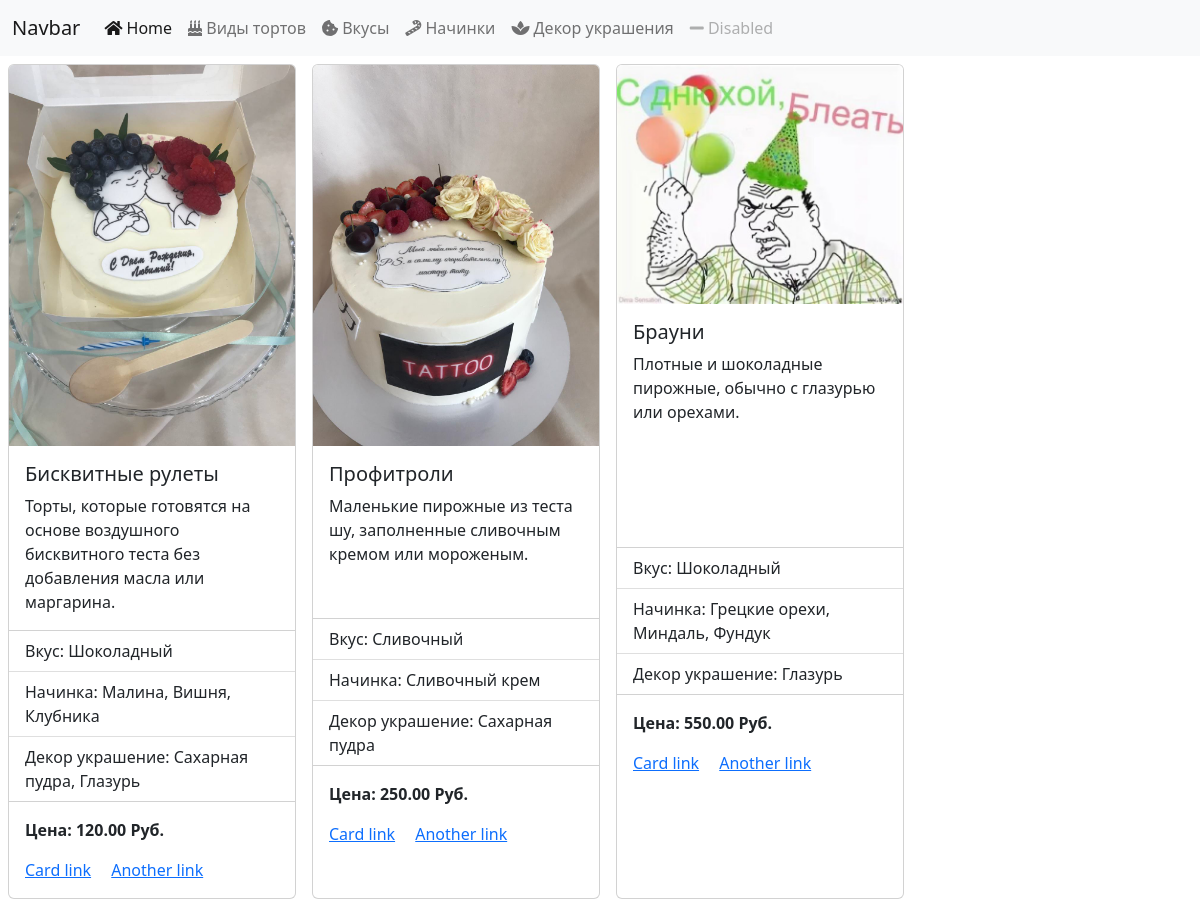
Screenshot of /pastries/ with the database file from the repository.
### pastries/models.py (models this page shows, shortened)
class Cake(models.Model):
    image = models.ImageField(upload_to='cakes/', blank=True, null=True)
    name = models.CharField(max_length=200)
    description = models.TextField(blank=True, null=True)
    taste = models.ForeignKey(Taste, on_delete=models.SET_NULL, null=True, blank=True)
    fillings = models.ManyToManyField(Filling, blank=True)
    toppings = models.ManyToManyField(Topping, blank=True)
    price = models.DecimalField(max_digits=5, decimal_places=2)
    available = models.BooleanField(default=True)

class Taste(models.Model):
    name = models.CharField(max_length=200)
    description = models.TextField(blank=True, null=True)

class Filling(models.Model):
    name = models.CharField(max_length=200)
    description = models.TextField(blank=True, null=True)

class Topping(models.Model):
    name = models.CharField(max_length=200)
    description = models.TextField(blank=True, null=True)

### pastries/views.py (the view)
# urls.py: path('pastries/', views.pastries_view),
def pastries_view(request):
    if request.method == "GET":
        cakes = Cake.objects.all()
        cakes_data = []
        for cake in cakes:
            fillings = ", ".join([filling.name for filling in cake.fillings.all()])
            toppings = ", ".join([topping.name for topping in cake.toppings.all()])
            cakes_data.append({
                'cake': cake,
                'fillings': fillings,
                'toppings': toppings,
            })
        return render(request, "pastries/pastries.html", {'cakes_data': cakes_data})

### pastries/templates/pastries/pastries.html
{% extends 'layouts/index.html' %}
{% block content %}
    <div class="cakes d-flex flex-wrap">
        {% for data in cakes_data %}
            <div class="card m-2" style="width: 18rem;">
              <img src="{{ data.cake.image.url }}" class="card-img-top" alt="{{ data.cake.name }}">
              <div class="card-body">
                <h5 class="card-title">{{ data.cake.name }}</h5>
                <p class="card-text">{{ data.cake.description }}</p>
              </div>
              <ul class="list-group list-group-flush">
                <li class="list-group-item">Вкус: {{ data.cake.taste.name }}</li>
                <li class="list-group-item">Начинка: {{ data.fillings }}</li>
                <li class="list-group-item">Декор украшение: {{ data.toppings }}</li>
              </ul>
              <div class="card-body">
                <p class="card-text"><strong>Цена: {{ data.cake.price }} Руб.</strong></p>
                  <a href="#" class="card-link">Card link</a>
                  <a href="#" class="card-link">Another link</a>
              </div>
            </div>
        {% endfor %}
    </div>
{% endblock %}

### rows the page displays
Cake: cake.image (picture), cake.name "Бисквитные рулеты", cake.description "Торты, которые готовятся на основе воздушного бисквитного теста без добавления масла или маргарина.", cake.taste.name "Шоколадный", fillings "Малина, Вишня, Клубника", toppings "Сахарная пудра, Глазурь", cake.price "120.00"
Cake: cake.image (picture), cake.name "Профитроли", cake.description "Маленькие пирожные из теста шу, заполненные сливочным кремом или мороженым.", cake.taste.name "Сливочный", fillings "Сливочный крем", toppings "Сахарная пудра", cake.price "250.00"
Cake: cake.image (picture), cake.name "Брауни", cake.description "Плотные и шоколадные пирожные, обычно с глазурью или орехами.", cake.taste.name "Шоколадный", fillings "Грецкие орехи, Миндаль, Фундук", toppings "Глазурь", cake.price "550.00"
